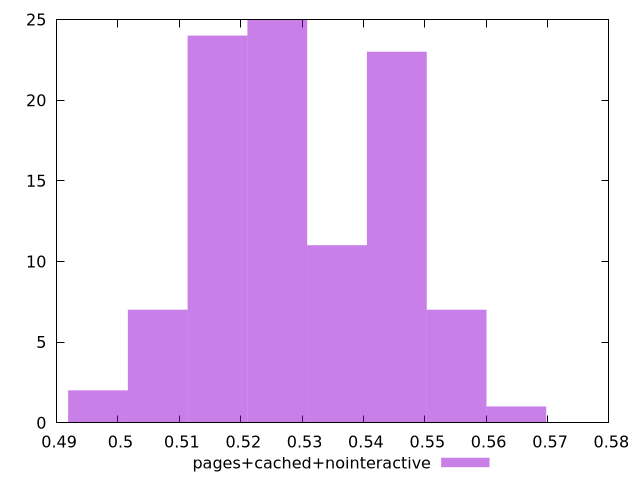

Recreate this plot in gnuplot.
$_pagesCachedNointeractive <<EOF
0.5162213038321317 24
0.5454413776339505 23
0.5064812792315254 7
0.5357013530333442 11
0.5551814022345568 7
0.525961328432738 25
0.4967412546309192 2
0.564921426835163 1
EOF
set key outside below
set terminal pngcairo
set output "report_00005_2020-11-02T22-26-11.212Z/performance_score/pages+cached+nointeractive//hist.png"
set yrange [0:25]
set boxwidth 0.009740024600606259
set style fill transparent solid 0.5 noborder
plot $_pagesCachedNointeractive title "pages+cached+nointeractive" with boxes ,
